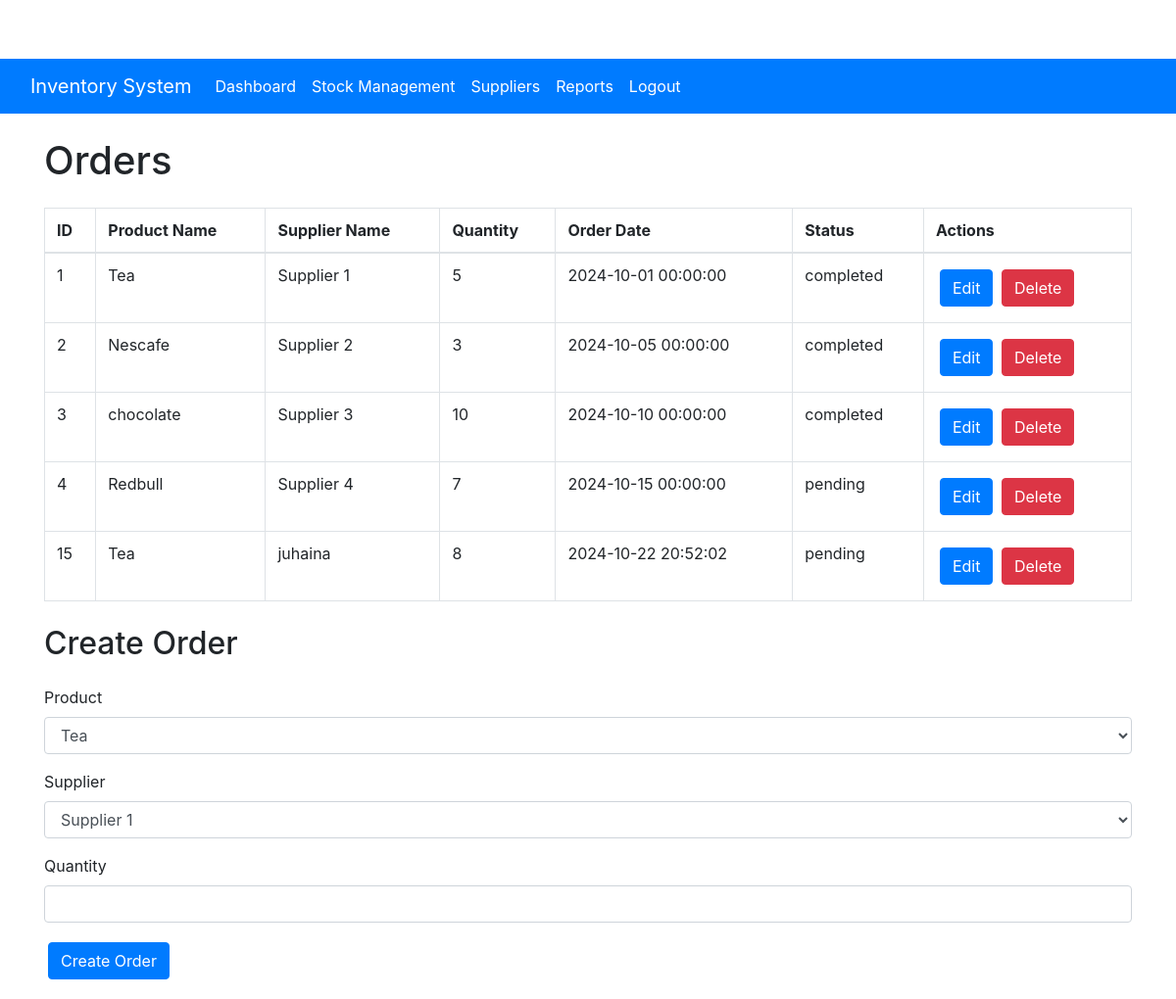
Before: /Admin/orders.php with the older database file.
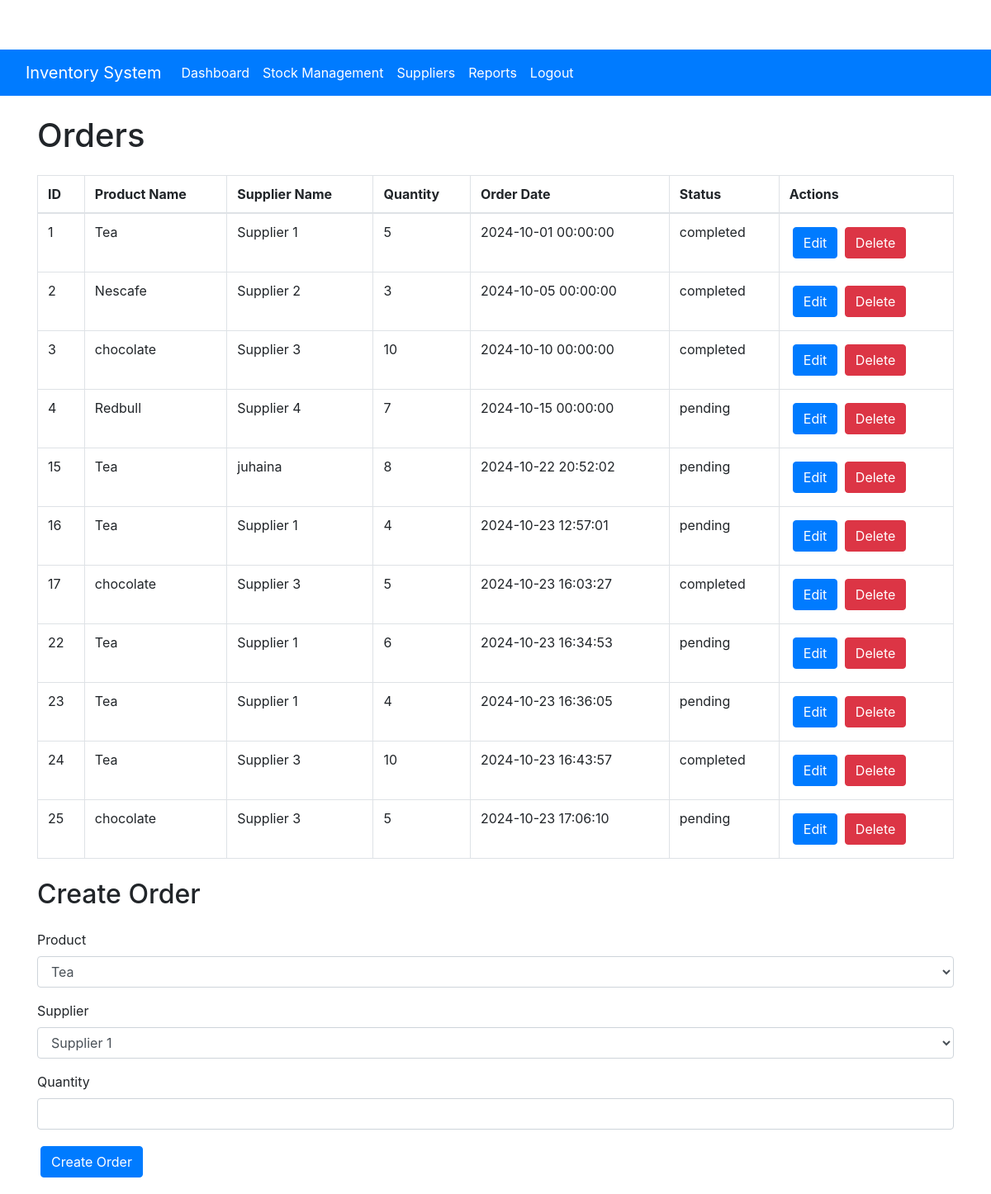
After: the same page with the newer database file.
### tables this page shows
CREATE TABLE `orders` (
  `id` int(11) NOT NULL,
  `product_id` int(11) NOT NULL,
  `supplier_id` int(11) NOT NULL,
  `quantity` int(11) NOT NULL,
  `order_date` datetime DEFAULT current_timestamp(),
  `status` enum('pending','completed','shipped') DEFAULT 'pending'
);

CREATE TABLE `products` (
  `ID` int(11) NOT NULL,
  `ProductName` text NOT NULL,
  `Price` int(11) NOT NULL,
  `SellerName` text NOT NULL,
  `Picture` blob NOT NULL,
  `Quantity` int(11) NOT NULL,
  `image_url` varchar(255) DEFAULT NULL,
  `Sales` int(11) DEFAULT 0
);

CREATE TABLE `suppliers` (
  `id` int(11) NOT NULL,
  `supplier_name` varchar(255) NOT NULL,
  `contact_info` varchar(255) NOT NULL,
  `payment_terms` varchar(255) NOT NULL,
  `is_deleted` tinyint(1) DEFAULT 0,
  `user_id` int(11) DEFAULT NULL
);

### classes/Order.php (called while the page is built, shortened)
<?php
class Order {
    private $conn;
    public function __construct($dbConnection) {
        $this->conn = $dbConnection;
    }
    public function fetchOrders() {
        $sql = "SELECT orders.id, products.ProductName, suppliers.supplier_name, orders.quantity, orders.order_date, orders.status
                FROM orders
                JOIN products ON orders.product_id = products.id
                JOIN suppliers ON orders.supplier_id = suppliers.id";
        return $this->conn->query($sql);
    }
}
?>

### Admin/orders.php (the view, shortened to what this page needs)
<?php
include '../db.php';
include 'AdminNavBar.php';
include '../classes/Order.php';
$order = new Order($conn);
$result = $order->fetchOrders();
?>
<!DOCTYPE html>
<html lang="en">
<head>
    <link rel="stylesheet" href="Admin.css">
    <link href="https://stackpath.bootstrapcdn.com/bootstrap/4.5.2/css/bootstrap.min.css" rel="stylesheet">
</head>
<body>
    <div class="container">
        <h1 class="my-4">Orders</h1>
        <table class="table table-bordered">
            <thead>
                <tr>
                    <th>ID</th>
                    <th>Product Name</th>
                    <th>Supplier Name</th>
                    <th>Quantity</th>
                    <th>Order Date</th>
                    <th>Status</th>
                    <th>Actions</th>
                </tr>
            </thead>
            <tbody>
    <?php
    if ($result->num_rows > 0) {
        while ($row = $result->fetch_assoc()) {
            echo "<tr>
                    <td>{$row['id']}</td>
                    <td>{$row['ProductName']}</td>
                    <td>{$row['supplier_name']}</td>
                    <td>{$row['quantity']}</td>
                    <td>{$row['order_date']}</td>
                    <td>{$row['status']}</td>
                    <td>
                        <button class='btn btn-primary' data-toggle='modal' data-target='#editOrderModal{$row['id']}'>Edit</button>
                        <a href='?delete_order={$row['id']}' class='btn btn-danger'>Delete</a>
                    </td>
                </tr>";
            ?>
            <?php
        }
    } else {
        echo "<tr><td colspan='7'>No orders found</td></tr>";
    }
    ?>
            </tbody>
        </table>
        <h2 class="my-4">Create Order</h2>
        <form action="" method="POST">
            <div class="form-group">
                <label for="product_id">Product</label>
                <select name="product_id" id="product_id" class="form-control" required>
                    <?php
                    $productSql = "SELECT id, ProductName FROM products";
                    $productResult = $conn->query($productSql);
                    while ($product = $productResult->fetch_assoc()) {
                        echo "<option value='{$product['id']}'>{$product['ProductName']}</option>";
                    }
                    ?>
                </select>
            </div>
            <div class="form-group">
                <label for="supplier_id">Supplier</label>
                <select name="supplier_id" id="supplier_id" class="form-control" required>
                    <?php
                    $supplierSql = "SELECT id, supplier_name FROM suppliers";
                    $supplierResult = $conn->query($supplierSql);
                    while ($supplier = $supplierResult->fetch_assoc()) {
                        echo "<option value='{$supplier['id']}'>{$supplier['supplier_name']}</option>";
                    }
                    ?>
                </select>
            </div>
            <div class="form-group">
                <label for="quantity">Quantity</label>
                <input type="number" name="quantity" class="form-control" required>
            </div>
            <button type="submit" name="create_order" class="btn btn-primary">Create Order</button>
        </form>
    </div>
</body>
</html>

Changed rows visible on the page:
added orders: id "16", product.ProductName "Tea", supplier.supplier_name "Supplier 1", quantity "4", order_date "2024-10-23 12:57:01", status "pending"
added orders: id "17", product.ProductName "chocolate", supplier.supplier_name "Supplier 3", quantity "5", order_date "2024-10-23 16:03:27", status "completed"
added orders: id "22", product.ProductName "Tea", supplier.supplier_name "Supplier 1", quantity "6", order_date "2024-10-23 16:34:53", status "pending"
added orders: id "23", product.ProductName "Tea", supplier.supplier_name "Supplier 1", quantity "4", order_date "2024-10-23 16:36:05", status "pending"
added orders: id "24", product.ProductName "Tea", supplier.supplier_name "Supplier 3", quantity "10", order_date "2024-10-23 16:43:57", status "completed"
added orders: id "25", product.ProductName "chocolate", supplier.supplier_name "Supplier 3", quantity "5", order_date "2024-10-23 17:06:10", status "pending"
